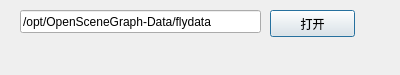
<?xml version="1.0" encoding="UTF-8"?>
<ui version="4.0">
 <class>FlyControlSetting</class>
 <widget class="QDialog" name="FlyControlSetting">
  <property name="geometry">
   <rect>
    <x>0</x>
    <y>0</y>
    <width>400</width>
    <height>75</height>
   </rect>
  </property>
  <property name="windowTitle">
   <string>Dialog</string>
  </property>
  <widget class="QPushButton" name="pushButton">
   <property name="geometry">
    <rect>
     <x>270</x>
     <y>10</y>
     <width>85</width>
     <height>27</height>
    </rect>
   </property>
   <property name="text">
    <string>打开</string>
   </property>
  </widget>
  <widget class="QLineEdit" name="lineEdit">
   <property name="geometry">
    <rect>
     <x>20</x>
     <y>10</y>
     <width>241</width>
     <height>23</height>
    </rect>
   </property>
   <property name="text">
    <string>/opt/OpenSceneGraph-Data/flydata</string>
   </property>
  </widget>
 </widget>
 <resources/>
 <connections/>
</ui>
